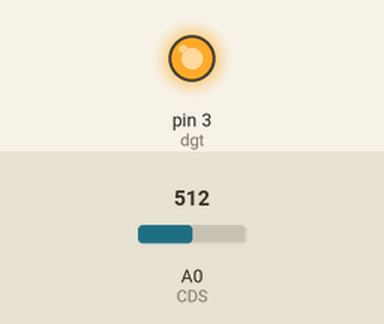
The sketch below on a simulated Arduino Uno, built with avr-gcc and run on an emulated ATmega328P. Shown: output pins drawn as LEDs (lit = HIGH). Inputs (shaded band) come from the test bench; at power-on: A0 (CDS) = 512.

Above: at 1.2 s.
1.3 s: A0 (CDS) set to 6
2.8 s: A0 (CDS) set to 3
At 3.6 s:
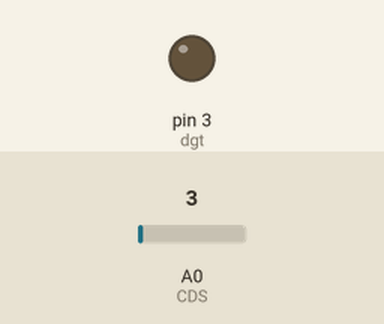
4.3 s: A0 (CDS) set to 122
At 4.9 s:
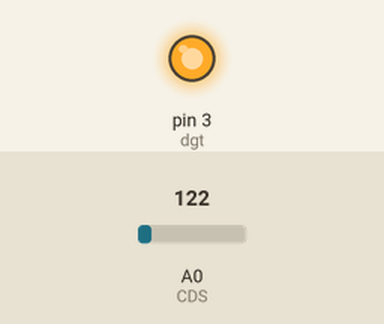
5.8 s: A0 (CDS) set to 0
At 6.3 s:
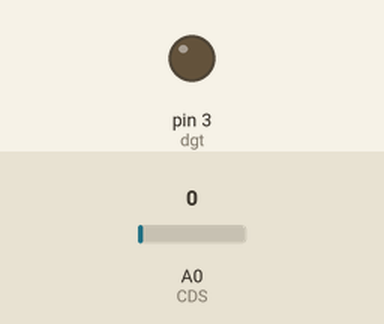
Timing chart, 0 to 8.3 s (numbered marks = the images above; inputs shaded):
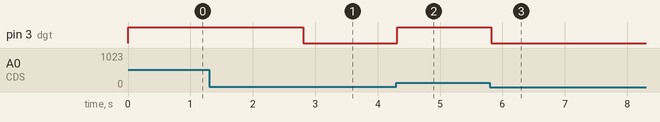

The sketch:

ppp.ino
```cpp
#define CDS A0
#define dgt 3


void setup(){
  Serial.begin(9600);
  pinMode(CDS,INPUT);
  pinMode(dgt,OUTPUT);
}

void loop(){
  int val=analogRead(CDS);
  int cout=map(val,0,1023,0,255);
  cout=constrain(cout,0,255);
  int i =0;
   if(i<cout){
     digitalWrite(dgt,HIGH);
   }
   else{
     digitalWrite(dgt,LOW);
   }

  delay(50);
}
```

Measured:
- the behaviour switches between 5 and 4 on A0 (CDS) (found by bisection; images 0 and 1)
- after the input at 1.3 s, every drawn part: stays the same
- after the input at 2.8 s, pin 3 (dgt): HIGH → LOW at once
- after the input at 4.3 s, pin 3 (dgt): LOW → HIGH at once
- after the input at 5.8 s, pin 3 (dgt): HIGH → LOW at once
